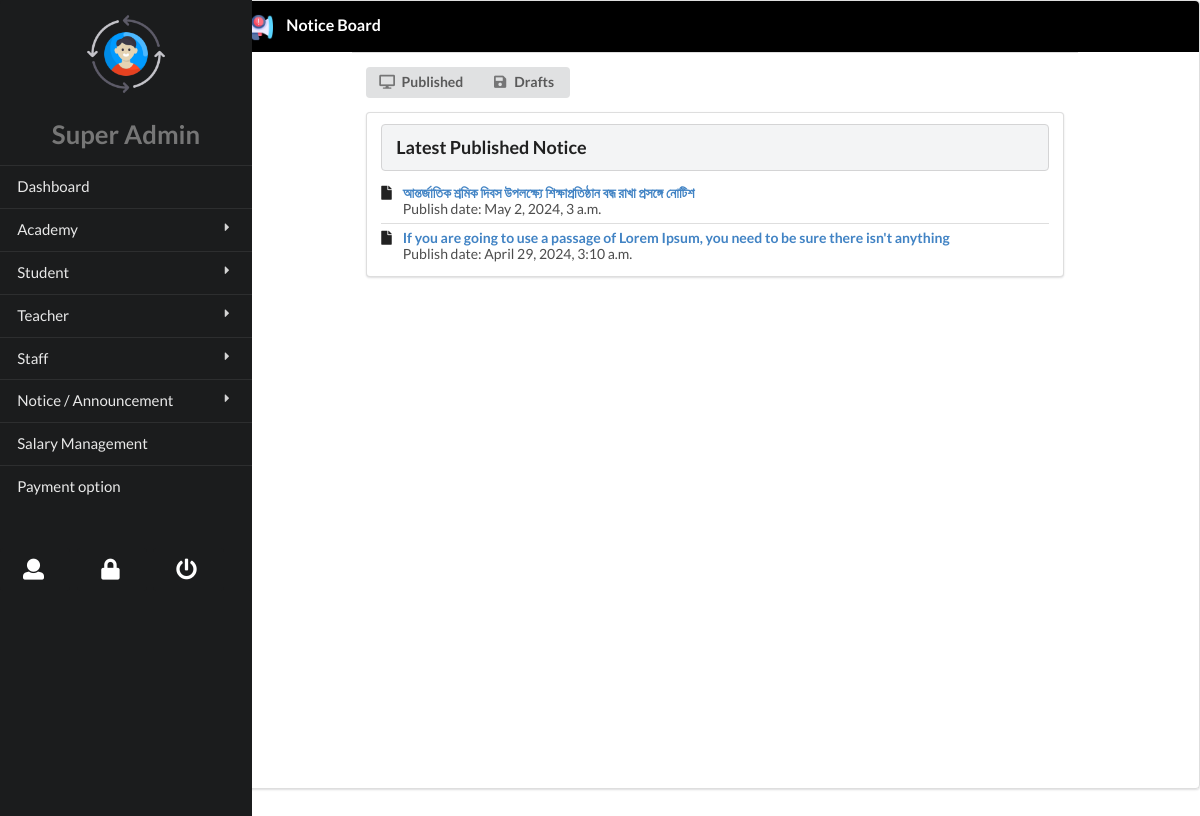
The app's page /superadmin/noticelist/ with its own data.
### superadminmanagement/models.py (models this page shows, shortened)
class Notice(models.Model):
    category_choice = {
        ('1', 'All'),
        ('2', 'Students'),
        ('3', 'Teachers'),
        ('4', 'Staffs'),
        ('5', 'Students & Teachers'),
        ('6', 'Staffs & Teachers'),
        ('7', 'Administrations'),
    }
    ACTION_CHOICE = {
        ('1', 'Publish'),
        ('0', 'Save as Draft'),
    }
    notice_subject  = models.CharField(max_length=255)
    notice_body     = RichTextField()
    publish_date    = models.DateTimeField(auto_now_add=True)
    publish_category = models.CharField(max_length=20, choices=category_choice, default=1)
    active_status   = models.CharField(max_length=2, choices=ACTION_CHOICE, default=1)
    class Meta:
        ordering = ['-publish_date']

### superadminmanagement/views.py (the view)
# urls.py: path('noticelist/', views.ListNotice, name="noticelist"),
def ListNotice(request):
    notice = Notice.objects.all()
    published = Notice.objects.filter(active_status=1)
    draft = Notice.objects.filter(active_status=0)
    context = {
       'notice': notice,
       'published': published,
       'draft': draft,
    }
    return render(request, 'superadmin/academic/notices.html', context)

### templates/superadmin/academic/notices.html (shortened to what this page needs)
{% extends 'superadmin/menu.html' %}
{% load static %}
{% block body %}
<div class="thirteen wide column" style="z-index: 99;">
    <div class="ui segments">
        <h2 class="ui segment bg-black large block header">
            <img src="{% static '/img/notice.png' %}" alt="" class="ui mini image"> Notice Board
        </h2>
        <div class="ui w-75 segment" style="height: 92vh; margin: auto;">
            <div class="ui buttons">
                <button type="button" class="ui compact button" id="publish-button">
                    <i class="desktop icon"></i>Published
                </button>
                <button type="button" class="ui compact button" id="draft-button">
                    <i class="save icon"></i>Drafts
                </button>
            </div>
            <div class="ui segment" id="publishnotice">
                <h3 class="ui block header">Latest Published Notice</h3>
                <div class="ui relaxed divided list">
                    {% for x in published %}
                    <div class="item">
                      <i class="file icon"></i>
                      <div class="content">
                        <a class="header" href="{% url 'superadmin:readnotice' pk=x.pk %}">{{x.notice_subject}}</a>
                        <div class="description">Publish date: {{x.publish_date}}</div>
                      </div>
                    </div>
                    {% endfor %}
                </div>
            </div>
    </div>
</div>
{% endblock %}

### static/css/main.css (style rules this page uses)
.bg-black { background-color: black !important; color: #fff !important; }
.w-75 { width: 75% !important; }
.header { z-index: 1000; }

### records on screen
Notice: notice_subject "আন্তর্জাতিক শ্রমিক দিবস উপলক্ষ্যে শিক্ষাপ্রতিষ্ঠান বন্ধ রাখা প্রসঙ্গে নোটিশ", publish_date "May 2, 2024, 3 a.m."
Notice: notice_subject "If you are going to use a passage of Lorem Ipsum, you need to be sure there isn't anything", publish_date "April 29, 2024, 3:10 a.m."
